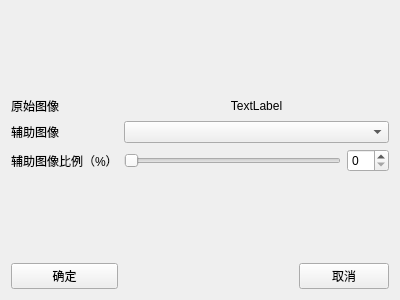
<?xml version="1.0" encoding="UTF-8"?>
<ui version="4.0">
 <class>GrayHistogram</class>
 <widget class="QWidget" name="GrayHistogram">
  <property name="geometry">
   <rect>
    <x>0</x>
    <y>0</y>
    <width>400</width>
    <height>300</height>
   </rect>
  </property>
  <property name="windowTitle">
   <string>GrayHistogram</string>
  </property>
  <layout class="QGridLayout" name="gridLayout">
   <item row="6" column="1">
    <widget class="QPushButton" name="pushButton">
     <property name="text">
      <string>确定</string>
     </property>
    </widget>
   </item>
   <item row="1" column="1">
    <widget class="QLabel" name="HintInfo">
     <property name="text">
      <string>原始图像</string>
     </property>
    </widget>
   </item>
   <item row="4" column="4">
    <widget class="QSpinBox" name="spinBox"/>
   </item>
   <item row="3" column="2" colspan="3">
    <widget class="QComboBox" name="comboBox"/>
   </item>
   <item row="6" column="2">
    <spacer name="horizontalSpacer">
     <property name="orientation">
      <enum>Qt::Horizontal</enum>
     </property>
     <property name="sizeHint" stdset="0">
      <size>
       <width>40</width>
       <height>20</height>
      </size>
     </property>
    </spacer>
   </item>
   <item row="4" column="1">
    <widget class="QLabel" name="label_2">
     <property name="text">
      <string>辅助图像比例（%）</string>
     </property>
    </widget>
   </item>
   <item row="3" column="1">
    <widget class="QLabel" name="label">
     <property name="text">
      <string>辅助图像</string>
     </property>
    </widget>
   </item>
   <item row="5" column="1" colspan="4">
    <spacer name="verticalSpacer">
     <property name="orientation">
      <enum>Qt::Vertical</enum>
     </property>
     <property name="sizeHint" stdset="0">
      <size>
       <width>20</width>
       <height>40</height>
      </size>
     </property>
    </spacer>
   </item>
   <item row="4" column="2" colspan="2">
    <widget class="QSlider" name="horizontalSlider">
     <property name="maximum">
      <number>100</number>
     </property>
     <property name="singleStep">
      <number>1</number>
     </property>
     <property name="orientation">
      <enum>Qt::Horizontal</enum>
     </property>
    </widget>
   </item>
   <item row="6" column="3" colspan="2">
    <widget class="QPushButton" name="pushButton_2">
     <property name="minimumSize">
      <size>
       <width>90</width>
       <height>0</height>
      </size>
     </property>
     <property name="text">
      <string>取消</string>
     </property>
    </widget>
   </item>
   <item row="0" column="1" colspan="4">
    <spacer name="verticalSpacer_3">
     <property name="orientation">
      <enum>Qt::Vertical</enum>
     </property>
     <property name="sizeHint" stdset="0">
      <size>
       <width>20</width>
       <height>40</height>
      </size>
     </property>
    </spacer>
   </item>
   <item row="1" column="2" colspan="3">
    <widget class="QLabel" name="SrcFileName">
     <property name="text">
      <string>TextLabel</string>
     </property>
     <property name="alignment">
      <set>Qt::AlignCenter</set>
     </property>
    </widget>
   </item>
  </layout>
 </widget>
 <layoutdefault spacing="6" margin="11"/>
 <resources/>
 <connections>
  <connection>
   <sender>horizontalSlider</sender>
   <signal>valueChanged(int)</signal>
   <receiver>spinBox</receiver>
   <slot>setValue(int)</slot>
   <hints>
    <hint type="sourcelabel">
     <x>320</x>
     <y>159</y>
    </hint>
    <hint type="destinationlabel">
     <x>362</x>
     <y>163</y>
    </hint>
   </hints>
  </connection>
  <connection>
   <sender>spinBox</sender>
   <signal>valueChanged(int)</signal>
   <receiver>horizontalSlider</receiver>
   <slot>setValue(int)</slot>
   <hints>
    <hint type="sourcelabel">
     <x>360</x>
     <y>149</y>
    </hint>
    <hint type="destinationlabel">
     <x>327</x>
     <y>150</y>
    </hint>
   </hints>
  </connection>
 </connections>
</ui>
